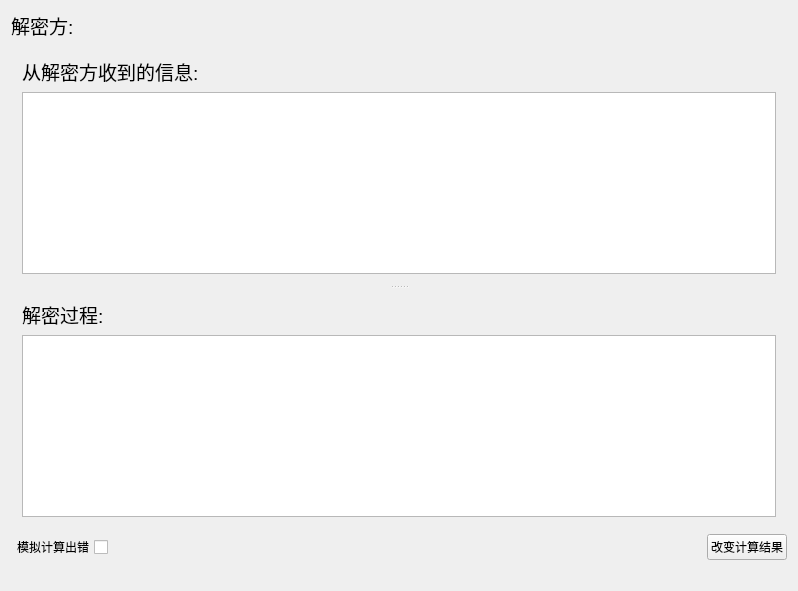
<?xml version="1.0" encoding="UTF-8"?>
<ui version="4.0">
 <class>DSClass</class>
 <widget class="QWidget" name="DSClass">
  <property name="geometry">
   <rect>
    <x>0</x>
    <y>0</y>
    <width>798</width>
    <height>591</height>
   </rect>
  </property>
  <property name="windowTitle">
   <string>DS</string>
  </property>
  <layout class="QVBoxLayout" name="verticalLayout_4">
   <item>
    <layout class="QVBoxLayout" name="verticalLayout_3">
     <item>
      <layout class="QHBoxLayout" name="horizontalLayout" stretch="0,5">
       <item>
        <widget class="QLabel" name="label_2">
         <property name="font">
          <font>
           <pointsize>14</pointsize>
          </font>
         </property>
         <property name="text">
          <string>解密方:</string>
         </property>
        </widget>
       </item>
       <item>
        <widget class="QLabel" name="label_3">
         <property name="text">
          <string/>
         </property>
        </widget>
       </item>
      </layout>
     </item>
     <item>
      <widget class="QSplitter" name="splitter">
       <property name="orientation">
        <enum>Qt::Vertical</enum>
       </property>
       <widget class="QWidget" name="layoutWidget">
        <layout class="QVBoxLayout" name="verticalLayout">
         <item>
          <widget class="QLabel" name="label">
           <property name="font">
            <font>
             <pointsize>14</pointsize>
            </font>
           </property>
           <property name="text">
            <string>从解密方收到的信息:</string>
           </property>
          </widget>
         </item>
         <item>
          <widget class="QTextBrowser" name="textBrowser"/>
         </item>
        </layout>
       </widget>
       <widget class="QWidget" name="layoutWidget">
        <layout class="QVBoxLayout" name="verticalLayout_2">
         <item>
          <widget class="QLabel" name="label_5">
           <property name="font">
            <font>
             <pointsize>14</pointsize>
            </font>
           </property>
           <property name="text">
            <string>解密过程:</string>
           </property>
          </widget>
         </item>
         <item>
          <widget class="QTextBrowser" name="textBrowser_2"/>
         </item>
        </layout>
       </widget>
      </widget>
     </item>
     <item>
      <layout class="QHBoxLayout" name="horizontalLayout_2">
       <item>
        <widget class="QCheckBox" name="checkBox">
         <property name="layoutDirection">
          <enum>Qt::RightToLeft</enum>
         </property>
         <property name="text">
          <string>模拟计算出错</string>
         </property>
        </widget>
       </item>
       <item>
        <spacer name="horizontalSpacer">
         <property name="orientation">
          <enum>Qt::Horizontal</enum>
         </property>
         <property name="sizeHint" stdset="0">
          <size>
           <width>40</width>
           <height>20</height>
          </size>
         </property>
        </spacer>
       </item>
       <item>
        <widget class="QPushButton" name="pushButton">
         <property name="text">
          <string>改变计算结果</string>
         </property>
        </widget>
       </item>
      </layout>
     </item>
     <item>
      <widget class="QLabel" name="label_4">
       <property name="text">
        <string/>
       </property>
      </widget>
     </item>
    </layout>
   </item>
  </layout>
 </widget>
 <layoutdefault spacing="6" margin="11"/>
 <resources>
  <include location="DS.qrc"/>
 </resources>
 <connections/>
</ui>
